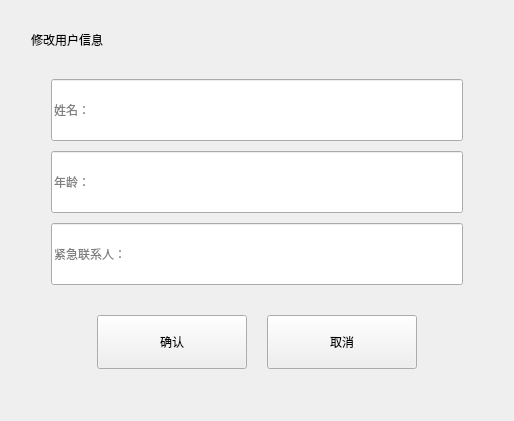
<?xml version="1.0" encoding="UTF-8"?>
<ui version="4.0">
 <class>ModifyUserInfo</class>
 <widget class="QWidget" name="ModifyUserInfo">
  <property name="geometry">
   <rect>
    <x>0</x>
    <y>0</y>
    <width>514</width>
    <height>421</height>
   </rect>
  </property>
  <property name="windowTitle">
   <string>Form</string>
  </property>
  <layout class="QVBoxLayout" name="verticalLayout">
   <item>
    <widget class="QWidget" name="widget" native="true">
     <layout class="QVBoxLayout" name="verticalLayout_3">
      <property name="spacing">
       <number>30</number>
      </property>
      <property name="leftMargin">
       <number>20</number>
      </property>
      <property name="topMargin">
       <number>20</number>
      </property>
      <property name="rightMargin">
       <number>20</number>
      </property>
      <property name="bottomMargin">
       <number>20</number>
      </property>
      <item alignment="Qt::AlignVCenter">
       <widget class="QLabel" name="label">
        <property name="text">
         <string>修改用户信息</string>
        </property>
       </widget>
      </item>
      <item>
       <layout class="QVBoxLayout" name="verticalLayout_2">
        <property name="spacing">
         <number>10</number>
        </property>
        <property name="leftMargin">
         <number>20</number>
        </property>
        <property name="rightMargin">
         <number>20</number>
        </property>
        <item>
         <widget class="QLineEdit" name="lineEdit">
          <property name="minimumSize">
           <size>
            <width>0</width>
            <height>62</height>
           </size>
          </property>
          <property name="placeholderText">
           <string>姓名：</string>
          </property>
         </widget>
        </item>
        <item>
         <widget class="QLineEdit" name="lineEdit_2">
          <property name="minimumSize">
           <size>
            <width>0</width>
            <height>62</height>
           </size>
          </property>
          <property name="placeholderText">
           <string>年龄：</string>
          </property>
         </widget>
        </item>
        <item>
         <widget class="QLineEdit" name="lineEdit_3">
          <property name="minimumSize">
           <size>
            <width>0</width>
            <height>62</height>
           </size>
          </property>
          <property name="placeholderText">
           <string>紧急联系人：</string>
          </property>
         </widget>
        </item>
       </layout>
      </item>
      <item>
       <layout class="QHBoxLayout" name="horizontalLayout">
        <property name="spacing">
         <number>20</number>
        </property>
        <item>
         <spacer name="horizontalSpacer">
          <property name="orientation">
           <enum>Qt::Horizontal</enum>
          </property>
          <property name="sizeHint" stdset="0">
           <size>
            <width>40</width>
            <height>20</height>
           </size>
          </property>
         </spacer>
        </item>
        <item>
         <widget class="QPushButton" name="pushButton">
          <property name="minimumSize">
           <size>
            <width>150</width>
            <height>54</height>
           </size>
          </property>
          <property name="text">
           <string>确认</string>
          </property>
         </widget>
        </item>
        <item>
         <widget class="QPushButton" name="pushButton_2">
          <property name="minimumSize">
           <size>
            <width>150</width>
            <height>54</height>
           </size>
          </property>
          <property name="text">
           <string>取消</string>
          </property>
         </widget>
        </item>
        <item>
         <spacer name="horizontalSpacer_2">
          <property name="orientation">
           <enum>Qt::Horizontal</enum>
          </property>
          <property name="sizeHint" stdset="0">
           <size>
            <width>40</width>
            <height>20</height>
           </size>
          </property>
         </spacer>
        </item>
       </layout>
      </item>
      <item>
       <spacer name="verticalSpacer">
        <property name="orientation">
         <enum>Qt::Vertical</enum>
        </property>
        <property name="sizeHint" stdset="0">
         <size>
          <width>20</width>
          <height>40</height>
         </size>
        </property>
       </spacer>
      </item>
     </layout>
    </widget>
   </item>
  </layout>
 </widget>
 <resources/>
 <connections/>
</ui>
